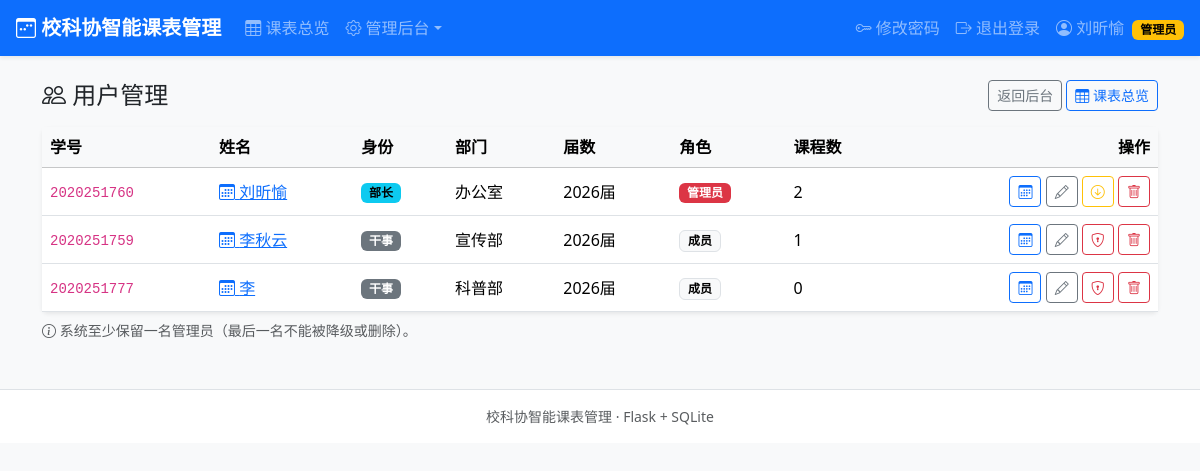
/admin/users (signed in), run on an earlier commit of the app's database.
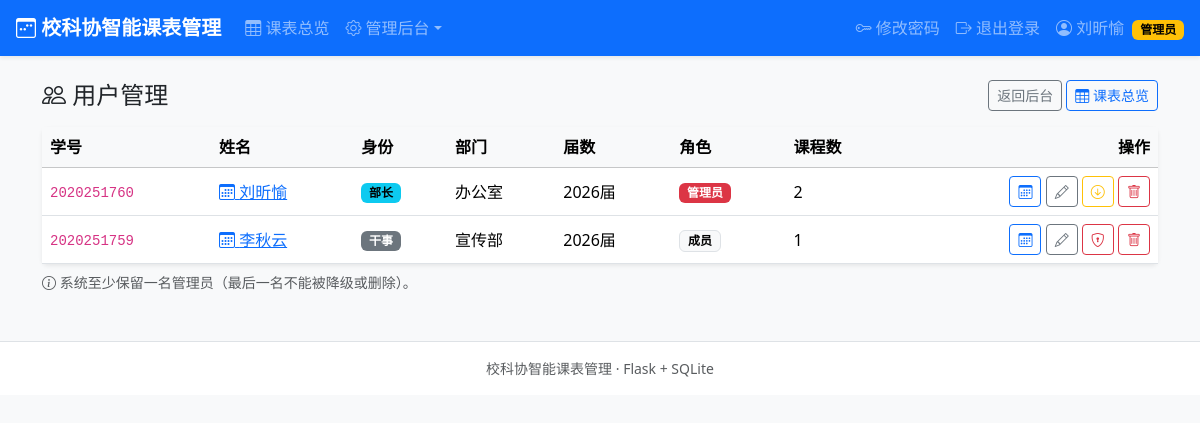
And on a later commit of the database.
### tables this page shows
CREATE TABLE users (
        id            INTEGER PRIMARY KEY AUTOINCREMENT,
        student_id    TEXT NOT NULL UNIQUE,
        password_hash TEXT NOT NULL,
        name          TEXT NOT NULL,
        identity      TEXT NOT NULL,               -- 主席/部长/干事
        department    TEXT,                        -- 主席可以为空
        cohort        INTEGER NOT NULL,            -- 届数，如 2026
        role          TEXT NOT NULL DEFAULT 'member',  -- admin/member
        created_at    TEXT NOT NULL
    );

### app.py (the view)
@app.route("/admin/users")
@admin_required
def admin_users():
    users = query(
        "SELECT u.*, (SELECT COUNT(*) FROM courses c WHERE c.user_id = u.id) AS course_cnt "
        "FROM users u ORDER BY u.department IS NULL, u.department, u.cohort DESC, u.name")
    return render_template("admin/users.html", users=users, DEPARTMENTS=DEPARTMENTS)

### app.py (called while the page is built)
def get_db():
    if "db" not in g:
        conn = sqlite3.connect(DB_PATH)
        conn.row_factory = sqlite3.Row
        conn.execute("PRAGMA foreign_keys = ON")
        g.db = conn
    return g.db

def query(sql, args=()):
    return get_db().execute(sql, args).fetchall()

def query_one(sql, args=()):
    return get_db().execute(sql, args).fetchone()

def login_required(view):
    @wraps(view)
    def wrapped(*args, **kwargs):
        if session.get("user_id") is None:
            flash("请先登录", "warning")
            return redirect(url_for("login", next=request.full_path if request.query_string else url_for("index")))
        return view(*args, **kwargs)
    return wrapped

def admin_required(view):
    @wraps(view)
    @login_required
    def wrapped(*args, **kwargs):
        user = get_current_user()
        if user is None or user["role"] != "admin":
            flash("需要管理员权限", "danger")
            return redirect(url_for("index"))
        return view(*args, **kwargs)
    return wrapped

def get_current_user():
    uid = session.get("user_id")
    if uid is None:
        return None
    return query_one("SELECT * FROM users WHERE id = ?", (uid,))

### templates/admin/users.html (shortened to what this page needs)
{% extends "base.html" %}
{% block content %}
<div class="d-flex justify-content-between align-items-center mb-3">
  <h4 class="mb-0"><i class="bi bi-people"></i> 用户管理</h4>
  <div>
    <a class="btn btn-sm btn-outline-secondary" href="{{ url_for('admin_index') }}">返回后台</a>
    <a class="btn btn-sm btn-outline-primary" href="{{ url_for('schedule') }}"><i class="bi bi-table"></i> 课表总览</a>
  </div>
</div>
<div class="card shadow-sm">
  <div class="table-responsive">
    <table class="table table-hover align-middle mb-0">
      <thead class="table-light">
        <tr>
          <th>学号</th><th>姓名</th><th>身份</th><th>部门</th><th>届数</th><th>角色</th>
          <th>课程数</th><th class="text-end">操作</th>
        </tr>
      </thead>
      <tbody>
        {% for u in users %}
        <tr>
          <td><code>{{ u.student_id }}</code></td>
          <td>
            <a href="{{ url_for('schedule', user=u.id) }}"><i class="bi bi-calendar3"></i> {{ u.name }}</a>
          </td>
          <td>
            {% if u.identity == '主席' %}<span class="badge text-bg-warning"><i class="bi bi-star-fill"></i> 主席</span>
            {% elif u.identity == '部长' %}<span class="badge text-bg-info">部长</span>
            {% elif u.identity == '副部长' %}<span class="badge text-bg-primary">副部长</span>
            {% else %}<span class="badge text-bg-secondary">干事</span>{% endif %}
          </td>
          <td>{{ u.department or '—（主席）' }}</td>
          <td>{{ u.cohort }}届</td>
          <td>
            {% if u.role == 'admin' %}<span class="badge text-bg-danger">管理员</span>
            {% else %}<span class="badge text-bg-light border">成员</span>{% endif %}
          </td>
          <td>{{ u.course_cnt }}</td>
          <td class="text-end">
            <a class="btn btn-sm btn-outline-primary" href="{{ url_for('schedule', user=u.id) }}"
               title="查看课表"><i class="bi bi-calendar3"></i></a>
            <a class="btn btn-sm btn-outline-secondary" href="{{ url_for('admin_user_edit', uid=u.id) }}"
               title="编辑信息"><i class="bi bi-pencil"></i></a>
            <form class="d-inline" method="post" action="{{ url_for('admin_toggle', uid=u.id) }}">
              {% if u.role == 'admin' %}
              <button class="btn btn-sm btn-outline-warning" title="降为普通成员"><i class="bi bi-arrow-down-circle"></i></button>
              {% else %}
              <button class="btn btn-sm btn-outline-danger" title="设为管理员"><i class="bi bi-shield-lock"></i></button>
              {% endif %}
            </form>
            <form class="d-inline" method="post" action="{{ url_for('admin_user_delete', uid=u.id) }}"
                  onsubmit="return confirm('确定删除用户「{{ u.name }}」吗？将同时删除其全部课表记录。')">
              <button class="btn btn-sm btn-outline-danger" title="删除用户"><i class="bi bi-trash"></i></button>
            </form>
          </td>
        </tr>
        {% endfor %}
      </tbody>
    </table>
  </div>
</div>
<p class="text-muted small mt-2 mb-0">
  <i class="bi bi-info-circle"></i> 系统至少保留一名管理员（最后一名不能被降级或删除）。
</p>
{% endblock %}

### templates/base.html (shortened to what this page needs)
<!DOCTYPE html>
<html lang="zh-CN">
<head>
  <link href="https://cdn.jsdelivr.net/npm/bootstrap@5.3.3/dist/css/bootstrap.min.css" rel="stylesheet">
  <link href="https://cdn.jsdelivr.net/npm/bootstrap-icons@1.11.3/font/bootstrap-icons.min.css" rel="stylesheet">
  <link href="{{ url_for('static', filename='style.css') }}" rel="stylesheet">
</head>
<body class="bg-light">
{% if session.get('user_id') %}
<nav class="navbar navbar-expand-lg navbar-dark bg-primary shadow-sm sticky-top">
  <div class="container-fluid px-3">
    <a class="navbar-brand fw-bold" href="{{ url_for('schedule') }}">
      <i class="bi bi-calendar3-week"></i> 校科协智能课表管理
    </a>
    <div class="collapse navbar-collapse" id="navMain">
      <ul class="navbar-nav me-auto">
        <li class="nav-item"><a class="nav-link" href="{{ url_for('schedule') }}"><i class="bi bi-table"></i> 课表总览</a></li>
        {% if session.get('role') == 'admin' %}
        <li class="nav-item dropdown">
          <a class="nav-link dropdown-toggle" href="#" role="button" data-bs-toggle="dropdown"><i class="bi bi-gear"></i> 管理后台</a>
        </li>
        {% endif %}
      </ul>
      <ul class="navbar-nav">
        <li class="nav-item"><a class="nav-link" href="{{ url_for('change_password') }}"><i class="bi bi-key"></i> 修改密码</a></li>
        <li class="nav-item">
          <a class="nav-link" href="{{ url_for('logout') }}"><i class="bi bi-box-arrow-right"></i> 退出登录</a>
        </li>
      </ul>
      <span class="navbar-text ms-2">
        <i class="bi bi-person-circle"></i> {{ session.get('name') }}
        {% if session.get('role') == 'admin' %}<span class="badge text-bg-warning ms-1">管理员</span>{% endif %}
      </span>
    </div>
  </div>
</nav>
{% endif %}
<main class="container py-4">
  {% block content %}{% endblock %}
</main>
<footer class="text-center text-muted small py-3 border-top bg-white mt-4">
  校科协智能课表管理 · Flask + SQLite
</footer>
</body>
</html>

### static/style.css (style rules this page uses)
body { background: #f4f6f9; }
.card { border: 0; }
.badge { vertical-align: middle; }

What changed in the data, as far as the page shows it:
removed users: student_id "2020251777", name "李", identity "干事", department "科普部", cohort "2026", role "成员", course_cnt "0"
